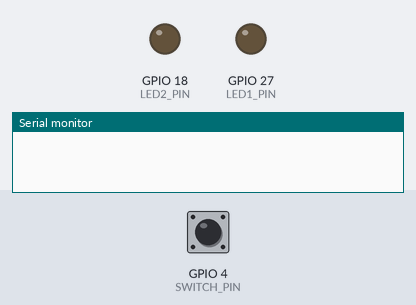
Recording of a program running on a simulated ESP32. Shown: output pins drawn as LEDs (lit = HIGH), the last lines printed to the serial monitor. The inputs (shaded band) are chosen by the test bench; at power-on: GPIO 4 (SWITCH_PIN) HIGH.

Above: at 1.2 s.
1.3 s: GPIO 4 (SWITCH_PIN) pulled LOW for 0.15 s
At 2.0 s:
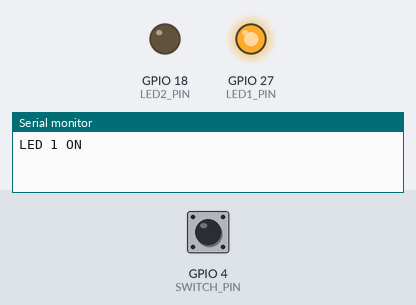
2.9 s: GPIO 4 (SWITCH_PIN) pulled LOW for 1 s
At 3.2 s:
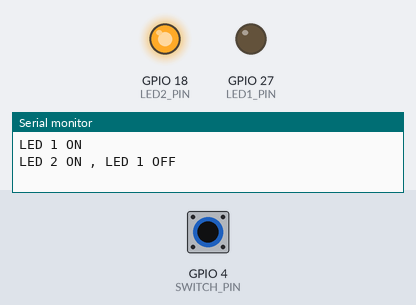
5.4 s: GPIO 4 (SWITCH_PIN) pulsed LOW 5 times (0.12 s each, 0.3 s apart)
At 7.2 s:
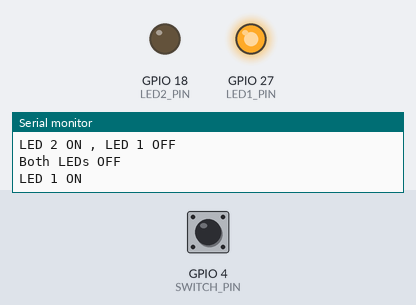
8.4 s: GPIO 4 (SWITCH_PIN) pulled LOW for 3.2 s
At 9.8 s:
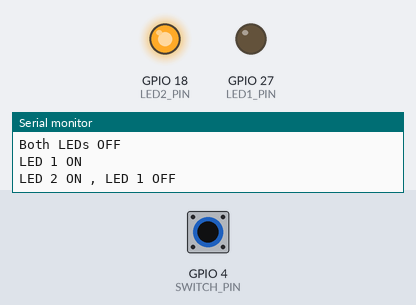
Timing chart, 0 to 11.4 s (numbered marks = the images above; inputs shaded):
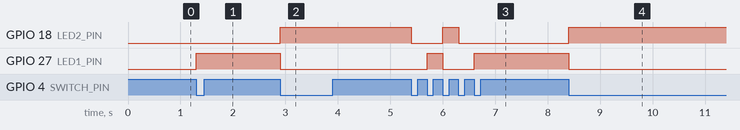

The program:

main.cpp
```cpp
#include <Arduino.h>

#define SWITCH_PIN 4
#define LED1_PIN   27
#define LED2_PIN   18

int state = 0;
int lastButtonState = HIGH;

void setup()
{
    Serial.begin(115200);

    pinMode(SWITCH_PIN, INPUT_PULLUP);

    pinMode(LED1_PIN, OUTPUT);
    pinMode(LED2_PIN, OUTPUT);

    digitalWrite(LED1_PIN, LOW);
    digitalWrite(LED2_PIN, LOW);
}

void loop()
{
    int buttonState = digitalRead(SWITCH_PIN);

    // Detect button press
    if (lastButtonState == HIGH && buttonState == LOW)
    {
        state++;

        if (state == 1)
        {
            // LED 1 ON
            digitalWrite(LED1_PIN, HIGH);
            digitalWrite(LED2_PIN, LOW);

            Serial.println("LED 1 ON");
        }
        else if (state == 2)
        {
            // LED 1 OFF, LED 2 ON
            digitalWrite(LED1_PIN, LOW);
            digitalWrite(LED2_PIN, HIGH);

            Serial.println("LED 2 ON , LED 1 OFF");
        }
        else if (state == 3)
        {
            // Both OFF
            digitalWrite(LED1_PIN, LOW);
            digitalWrite(LED2_PIN, LOW);

            Serial.println("Both LEDs OFF");

            state = 0;
        }

        delay(200);
    }

    lastButtonState = buttonState;
}
```

Measured:
- after the input at 1.3 s, GPIO 27 (LED1_PIN): LOW → HIGH at once
- after the input at 2.9 s, GPIO 18 (LED2_PIN): LOW → HIGH at once; GPIO 27 (LED1_PIN): HIGH → LOW at once
- after the input at 5.4 s, GPIO 18 (LED2_PIN): HIGH → LOW at once, → HIGH 0.60 s later, → LOW 0.30 s later; GPIO 27 (LED1_PIN): LOW → HIGH after 0.30 s, → LOW 0.30 s later, → HIGH 0.60 s later
- after the input at 8.4 s, GPIO 18 (LED2_PIN): LOW → HIGH at once; GPIO 27 (LED1_PIN): HIGH → LOW at once
